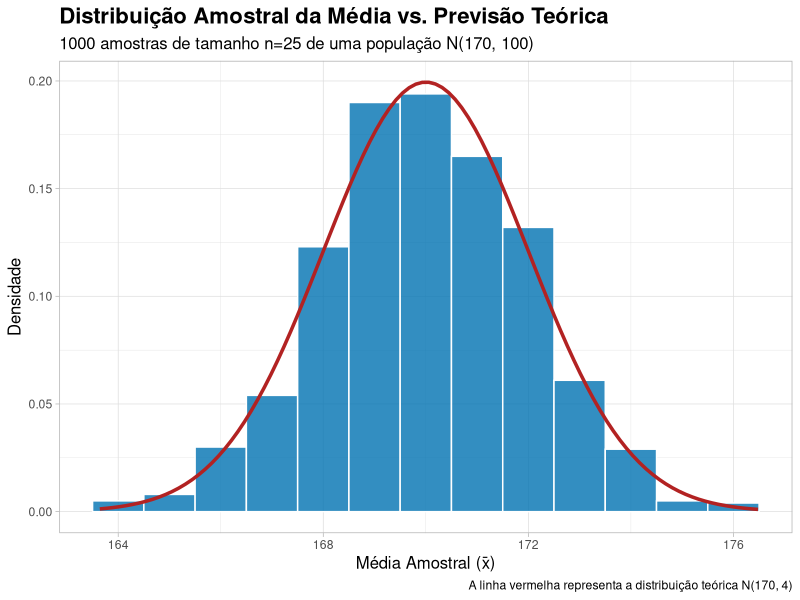
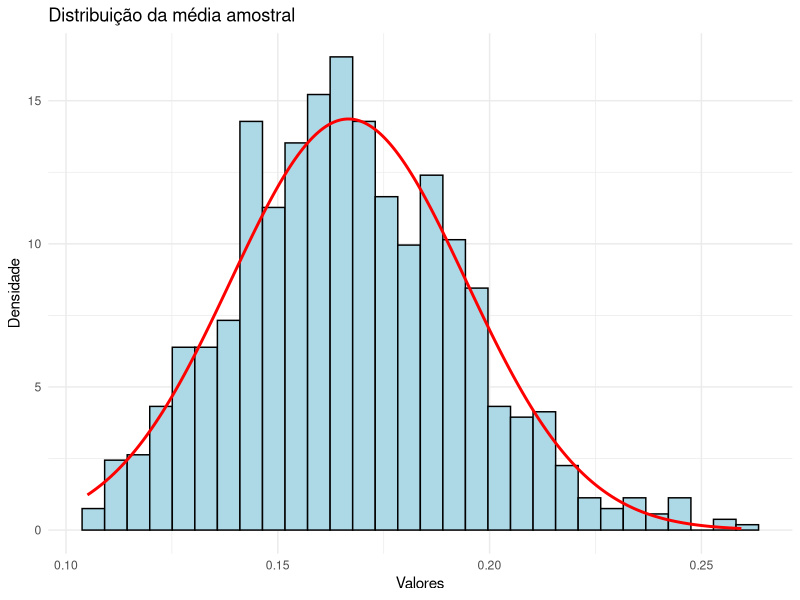
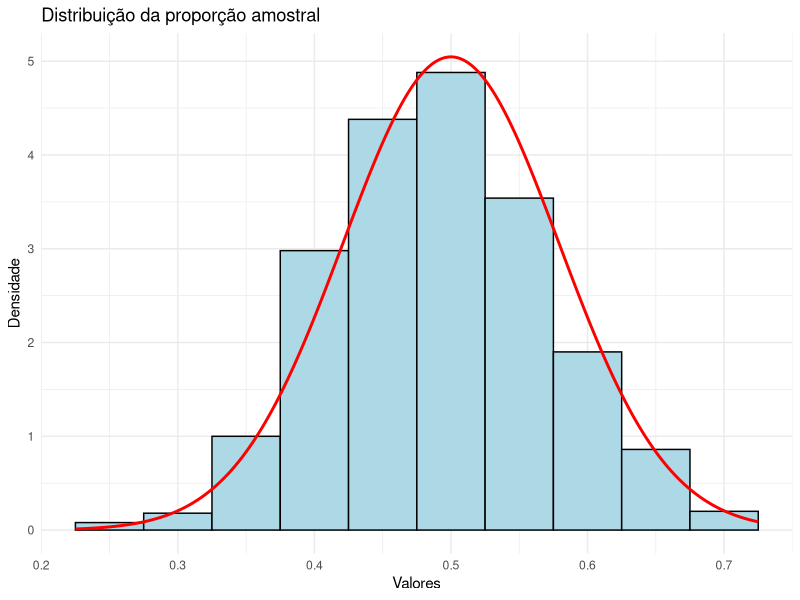

The R source for these figures, in order:
## ---- chunk 1
library(tidyverse)
## ---- chunk 2
# --- Configuração dos Parâmetros ---
# Parâmetros da população original (X)
media_pop <- 170
dp_pop <- 10

# Parâmetros da simulação
n_amostra <- 25
n_replicas <- 1000

# Parâmetros da distribuição amostral teórica (X-barra)
media_esperada_x_barra <- media_pop
dp_esperado_x_barra <- dp_pop / sqrt(n_amostra)

# Garantir a reprodutibilidade dos resultados
set.seed(2025)

# Gerar as médias amostrais e armazená-las em um tibble (data frame moderno)
dados_simulados <- tibble(
  media_amostral = replicate(n_replicas, {
    amostra <- rnorm(n_amostra, mean = media_pop, sd = dp_pop)
    mean(amostra)
  })
)

# Criar o gráfico usando um fluxo de dados com o pipe |>
dados_simulados |>
  ggplot(aes(x = media_amostral)) +
  
  # Histograma de densidade:
  # - `alpha` controla a transparência para um visual mais suave
  # - `binwidth` pode ser ajustado para controlar a granularidade do histograma
  geom_histogram(aes(y = after_stat(density)),
                 fill = "#0072B2", color = "white", alpha = 0.8, binwidth = 1) +
  
  # Curva de densidade teórica (Normal) adicionada diretamente:
  # - `stat_function` plota uma função sem precisar de um data frame pré-calculado
  # - `fun = dnorm` especifica a função de densidade da Normal
  # - `args` passa os parâmetros (média e desvio padrão) para a função `dnorm`
  stat_function(fun = dnorm,
                args = list(mean = media_esperada_x_barra, sd = dp_esperado_x_barra),
                color = "firebrick", linewidth = 1.2) +
  
  # Melhorar os rótulos e adicionar um subtítulo explicativo
  labs(
    title = "Distribuição Amostral da Média vs. Previsão Teórica",
    subtitle = paste0(n_replicas, " amostras de tamanho n=", n_amostra, 
                      " de uma população N(", media_pop, ", ", dp_pop^2, ")"),
    x = "Média Amostral (x̄)",
    y = "Densidade",
    caption = "A linha vermelha representa a distribuição teórica N(170, 4)"
  ) +
  
  # Escolher um tema
  theme_light() +
  
  # Ajustes finos no tema para melhor legibilidade
  theme(
    plot.title = element_text(face = "bold", size = 16),
    plot.subtitle = element_text(size = 12),
    axis.title = element_text(size = 12)
  )
## ---- chunk 3
# Parâmetros populacionais de X
lambda_real = 6

# Tamanho da amostra
n = 36

# Parâmetros populacionais de Xbarra (TCL)
media_real_x_barra = 1/lambda_real
sigma_real_x_barra = sqrt(1/(lambda_real^2*n))

# Quantidade de réplicas
B = 1000

# Cria o vetor de B médias amostrais da população teórica
set.seed(2025)
medias = replicate(B,mean(rexp(n,rate=lambda_real)))

# Criar data frame
df <- data.frame(medias = medias)
  
# Criar data frame das probabilidades teóricas
seq = seq(min(medias),max(medias), length.out = 500)
df_teorico <- data.frame(
    medias = seq,
    dens = dnorm(seq, mean=media_real_x_barra,
                 sd=sigma_real_x_barra)
  )
  
# Criar o gráfico
ggplot(df, aes(x = medias)) +
  
    # histograma
    geom_histogram(aes(y = ..density..), 
                   fill = "lightblue", color = "black") +
  
    # gráfico de linha
    geom_line(data = df_teorico, aes(x = medias, y = dens), 
               color = "red", size = 1) +

    labs(title = "Distribuição da média amostral",
         x = "Valores", y = "Densidade") +
    theme_minimal()
## ---- chunk 4
# Parâmetros populacionais de X
p = 0.5

# Tamanho da amostra
n = 40

# Parâmetros populacionais de Xbarra (TCL)
media_real_prop = p
sigma_real_prop = sqrt((p*(1-p))/n)

# Quantidade de réplicas
B = 1000

# Cria o vetor de B médias amostrais da população teórica
set.seed(2025)
props = replicate(B,mean(rbinom(n,size=1,p=p)))

# Criar data frame
df <- data.frame(props = props)
  
# Criar data frame das probabilidades teóricas
seq = seq(min(props),max(props), length.out = 500)
df_teorico <- data.frame(
    props = seq,
    dens = dnorm(seq, mean=media_real_prop,
                 sd=sigma_real_prop)
  )
  
# Criar o gráfico
ggplot(df, aes(x = props)) +
  
    # histograma
    geom_histogram(aes(y = ..density..), bins = nclass.Sturges(df$props),
                   fill = "lightblue", color = "black") +
  
    # gráfico de linha
    geom_line(data = df_teorico, aes(x = props, y = dens), 
               color = "red", size = 1) +

    labs(title = "Distribuição da proporção amostral",
         x = "Valores", y = "Densidade") +
    theme_minimal()
